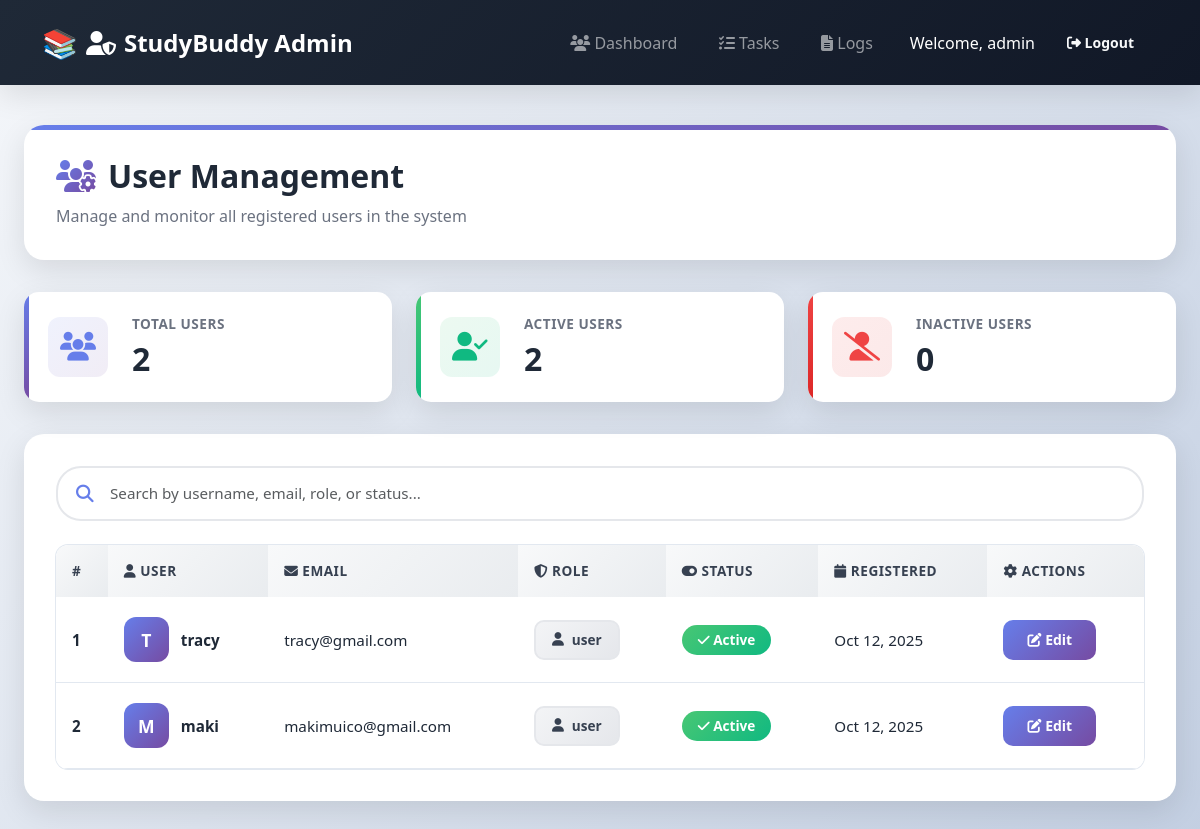
The page /admin_users.php (signed in) on the database its author committed.
### tables this page shows
CREATE TABLE `users` (
  `id` int(11) NOT NULL,
  `username` varchar(50) NOT NULL,
  `email` varchar(100) NOT NULL,
  `password` varchar(255) NOT NULL,
  `created_at` timestamp NOT NULL DEFAULT current_timestamp(),
  `role` enum('user','admin') DEFAULT 'user',
  `is_active` tinyint(1) DEFAULT 1
);

### admin_users.php (the view, shortened to what this page needs)
<?php
require_once 'config.php';
$stmt = $pdo->query("SELECT id, username, email, role, is_active, created_at FROM users ORDER BY created_at DESC");
$users = $stmt->fetchAll();
?>
<!DOCTYPE html>
<html lang="en">
<head>
<link href="https://cdn.jsdelivr.net/npm/bootstrap@5.3.0/dist/css/bootstrap.min.css" rel="stylesheet">
<link href="https://cdnjs.cloudflare.com/ajax/libs/font-awesome/6.4.0/css/all.min.css" rel="stylesheet">
</head>
<body>
<nav class="navbar navbar-expand-lg navbar-dark bg-dark">
    <div class="container">
        <a class="navbar-brand" href="#">
            <i class="fas fa-user-shield"></i> StudyBuddy Admin
        </a>
        <div class="navbar-nav ms-auto">
            <a href="admin_dashboard.php" class="nav-link"><i class="fas fa-users"></i> Dashboard</a>
            <a href="admin_tasks.php" class="nav-link"><i class="fas fa-tasks"></i> Tasks</a>
            <a href="admin_logs.php" class="nav-link"><i class="fas fa-file-alt"></i> Logs</a>
            <span class="navbar-text text-white ms-3">
                Welcome, <?php echo htmlspecialchars($_SESSION['admin_username']); ?>
            </span>
            <a href="logout.php" class="btn btn-outline-light btn-sm ms-2">
                <i class="fas fa-sign-out-alt"></i> Logout
            </a>
        </div>
    </div>
</nav>
<div class="main-container">
  <div class="page-header">
    <h2><i class="fas fa-users-cog"></i> User Management</h2>
    <p>Manage and monitor all registered users in the system</p>
  </div>
  <div class="stats-row">
    <div class="stat-card-compact total">
      <div class="stat-icon">
        <i class="fas fa-users"></i>
      </div>
      <div class="stat-content">
        <h5>Total Users</h5>
        <h2 id="totalUsers"><?= count($users) ?></h2>
      </div>
    </div>
    <div class="stat-card-compact success">
      <div class="stat-icon">
        <i class="fas fa-user-check"></i>
      </div>
      <div class="stat-content">
        <h5>Active Users</h5>
        <h2 id="activeUsers"><?= count(array_filter($users, fn($u) => $u['is_active'])) ?></h2>
      </div>
    </div>
    <div class="stat-card-compact danger">
      <div class="stat-icon">
        <i class="fas fa-user-slash"></i>
      </div>
      <div class="stat-content">
        <h5>Inactive Users</h5>
        <h2 id="inactiveUsers"><?= count(array_filter($users, fn($u) => !$u['is_active'])) ?></h2>
      </div>
    </div>
  </div>
  <div class="content-card">
    <div class="search-wrapper">
      <i class="fas fa-search"></i>
      <input type="text" id="searchInput" class="form-control" placeholder="Search by username, email, role, or status...">
    </div>
    <div class="table-wrapper">
      <table class="table" id="userTable">
        <thead>
          <tr>
            <th>#</th>
            <th><i class="fas fa-user"></i> User</th>
            <th><i class="fas fa-envelope"></i> Email</th>
            <th><i class="fas fa-shield-alt"></i> Role</th>
            <th><i class="fas fa-toggle-on"></i> Status</th>
            <th><i class="fas fa-calendar"></i> Registered</th>
            <th><i class="fas fa-cog"></i> Actions</th>
          </tr>
        </thead>
        <tbody>
          <?php foreach ($users as $i => $u): ?>
          <tr>
            <td><strong><?= $i + 1 ?></strong></td>
            <td>
              <div class="user-info">
                <div class="user-avatar">
                  <?= strtoupper(substr($u['username'], 0, 1)) ?>
                </div>
                <strong><?= htmlspecialchars($u['username']) ?></strong>
              </div>
            </td>
            <td><?= htmlspecialchars($u['email']) ?></td>
            <td>
              <span class="role-badge">
                <i class="fas fa-<?= ($u['role'] ?? 'user') === 'admin' ? 'shield-alt' : 'user' ?>"></i>
                <?= htmlspecialchars($u['role'] ?? 'user') ?>
              </span>
            </td>
            <td>
              <?= $u['is_active']
                ? '<span class="badge bg-success"><i class="fas fa-check"></i> Active</span>'
                : '<span class="badge bg-danger"><i class="fas fa-times"></i> Inactive</span>' ?>
            </td>
            <td><?= date('M d, Y', strtotime($u['created_at'])) ?></td>
            <td>
              <a href="edit_user.php?id=<?= $u['id'] ?>" class="btn btn-sm btn-primary">
                <i class="fas fa-edit"></i> Edit
              </a>
            </td>
          </tr>
          <?php endforeach; ?>
        </tbody>
      </table>
    </div>
  </div>
</div>
</body>
</html>

### rows shown on the page
users: username "T", username "tracy", email "tracy@gmail.com", role "user", is_active 1 (drawn), created_at "Oct 12, 2025"
users: username "M", username "maki", email "makimuico@gmail.com", role "user", is_active 1 (drawn), created_at "Oct 12, 2025"

### other values the page prints
$_SESSION['admin_username'] "admin"
count($users) "2"
count(array_filter($users, fn($u) => $u['is_active'])) "2"
count(array_filter($users, fn($u) => !$u['is_active'])) "0"
